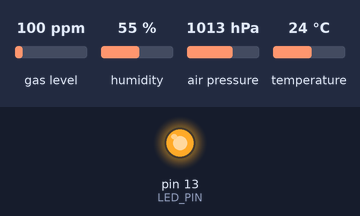
Simulated run of this sketch. Board: Teensy 3. Parts: output pins drawn as LEDs (lit = HIGH). Inputs (shaded band) come from the test bench; at power-on: gas level 100 ppm, humidity 55 %, air pressure 1013 hPa, temperature 24 °C. The local clock reads 2024-03-15 10:24:30 at power-on unless the sketch sets it; storage starts empty; what the sketch prints to the serial monitor is not drawn.

Above: at 0.1 s.
At 0.6 s:
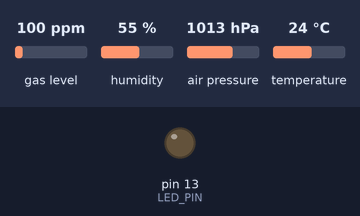
Timing chart, 0 to 2.1 s (numbered marks = the images above):
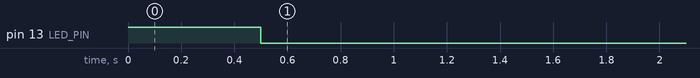

The sketch:

Teensy_BME680_Phantoms.ino
```cpp
#include <TimeLib.h>
#include <SPI.h>
#include <SD.h>
#include <Wire.h>
#include <Adafruit_Sensor.h>
#include <Adafruit_BME680.h>

// --- Pin Definitions ---
const int LED_PIN = 13;               // Onboard LED (flashes during SD writes)
const int SD_CS_PIN = BUILTIN_SDCARD; // Built-in micro-SD slot on Teensy 3.5

// --- BME680 Object ---
Adafruit_BME680 bme;

// --- Data Log Structure & RAM Buffer ---
struct LogEntry {
  time_t timestamp;
  float temperature;
  float humidity;
  float pressure;
  float gasResistance; // Logged locally on SD card as kOhms
  bool isEvent;
};

const int BUFFER_SIZE = 20;           // Holds records in RAM before flushing
LogEntry logBuffer[BUFFER_SIZE];
int bufferCount = 0;

unsigned long lastFlushTime = 0;
const unsigned long FLUSH_INTERVAL = 600000; // 10 minutes in milliseconds

// --- Sampling Intervals & Burst Mode Configuration ---
const unsigned long BASELINE_INTERVAL = 15000; // 15 seconds normal rate
const unsigned long BURST_INTERVAL = 2000;     // 2 seconds high-frequency rate during events
const unsigned long BURST_DURATION = 30000;    // Stay in burst mode for 30 seconds after an event

unsigned long currentSampleInterval = BASELINE_INTERVAL;
unsigned long burstStartTime = 0;
bool inBurstMode = false;

// Event tracking baselines
float baselinePressure = 0;
float lastHumidity = 0;
bool pressureInitialized = false;

// --- Function Prototypes ---
void printDateTime(Print &out, time_t t);
void flushBufferToSD();
time_t getTeensy3Time();

void setup() {
  // Open serial channel at the high speed required by your Python parser
  Serial.begin(115200);

  // Flash status lights to signal setup starting
  pinMode(LED_PIN, OUTPUT);
  digitalWrite(LED_PIN, HIGH);
  delay(500);
  digitalWrite(LED_PIN, LOW);

  // Initialize SD Card
  if (SD.begin(SD_CS_PIN)) {
    // Create CSV header if file doesn't already exist
    if (!SD.exists("datalog.csv")) {
      File dataFile = SD.open("datalog.csv", FILE_WRITE);
      if (dataFile) {
        dataFile.println("DateTime,Temp_C,Humidity_%,Pressure_hPa,Gas_KOhms,Event");
        dataFile.close();
      }
    }
  }

  // Initialize BME680 Sensor (Attempts standard I2C addresses)
  if (bme.begin(0x76) || bme.begin(0x77)) {
    // Oversampling optimized to give low-latency reads for continuous audio curves
    bme.setTemperatureOversampling(BME680_OS_2X);
    bme.setHumidityOversampling(BME680_OS_2X);
    bme.setPressureOversampling(BME680_OS_4X);
    bme.setIIRFilterSize(BME680_FILTER_SIZE_3);
    bme.setGasHeater(320, 100); // Efficient heating parameters for 20Hz stability
  }

  // Sync internal hardware RTC time
  setSyncProvider(getTeensy3Time);

  lastFlushTime = millis();
}

void loop() {
  // 1. Handle Burst Mode Expiration Timer
  if (inBurstMode && (millis() - burstStartTime >= BURST_DURATION)) {
    inBurstMode = false;
    currentSampleInterval = BASELINE_INTERVAL;

    // Flush any remaining data to SD when returning to baseline
    flushBufferToSD();
  }

  // 2. High-Speed Serial Pipeline for Python Sound Engine (20Hz / Every 50ms)
  static unsigned long lastSerialStreamTime = 0;
  if (millis() - lastSerialStreamTime >= 50) {
    lastSerialStreamTime = millis();

    if (bme.performReading()) {
      // Outputs pure raw string format: Temp,Hum,Pres,Gas
      Serial.print(bme.temperature);
      Serial.print(",");
      Serial.print(bme.humidity);
      Serial.print(",");
      Serial.print(bme.pressure / 100.0); // Convert Pa to hPa matching Python logic
      Serial.print(",");
      Serial.println(bme.gas_resistance); // Raw Ohms (Ω) required for dynamic FM crunch mapping
    }
  }

  // 3. Local Micro-SD Card Logging & Buffered Event Logic (Background Layer)
  static unsigned long lastSampleTime = 0;
  if (millis() - lastSampleTime >= currentSampleInterval) {
    lastSampleTime = millis();

    float temp = bme.temperature;
    float hum = bme.humidity;
    float pres = bme.pressure / 100.0;
    float gas_kohm = bme.gas_resistance / 1000.0; // Scaled to kOhms purely for clean SD file sizes
    time_t currentTime = now();

    // Event Detection Logic
    bool eventDetected = false;
    if (!pressureInitialized) {
      baselinePressure = pres;
      lastHumidity = hum;
      pressureInitialized = true;
    } else {
      // Internal triggers check sharp jumps
      if ((baselinePressure - pres > 1.5) || (gas_kohm < 12.0) || (hum - lastHumidity > 10.0)) {
        eventDetected = true;
      }
      baselinePressure = (baselinePressure * 0.98) + (pres * 0.02); // Rolling baseline tracking
    }
    lastHumidity = hum;

    // Handle initial transition to high-speed burst saving upon sensor shock
    bool freshEvent = false;
    if (eventDetected && !inBurstMode) {
      inBurstMode = true;
      burstStartTime = millis();
      currentSampleInterval = BURST_INTERVAL;
      freshEvent = true;
    }

    // Push new matrix record into local RAM buffer array
    logBuffer[bufferCount] = {currentTime, temp, hum, pres, gas_kohm, eventDetected};
    bufferCount++;

    // Flush to SD card if buffer limits, timeouts, or fresh shock events occur
    if (bufferCount >= BUFFER_SIZE || freshEvent || (millis() - lastFlushTime >= FLUSH_INTERVAL)) {
      flushBufferToSD();
    }
  }
}

// --- Helper Functions ---

// Universal DateTime Formatter for SD Card Row Entries
void printDateTime(Print &out, time_t t) {
  out.print(year(t)); out.print(F("-"));
  if (month(t) < 10) out.print('0');
  out.print(month(t)); out.print(F("-"));
  if (day(t) < 10) out.print('0');
  out.print(day(t)); out.print(F(" "));
  if (hour(t) < 10) out.print('0');
  out.print(hour(t)); out.print(F(":"));
  if (minute(t) < 10) out.print('0');
  out.print(minute(t)); out.print(F(":"));
  if (second(t) < 10) out.print('0');
  out.print(second(t));
}

// Writes current RAM buffer block to physical micro-SD slot
void flushBufferToSD() {
  if (bufferCount == 0) return;

  // Visual Confirmation: Blink internal LED 3 times quickly during physical write
  for (int i = 0; i < 3; i++) {
    digitalWrite(LED_PIN, HIGH);
    delay(30);
    digitalWrite(LED_PIN, LOW);
    delay(30);
  }

  File dataFile = SD.open("datalog.csv", FILE_WRITE);
  if (dataFile) {
    for (int i = 0; i < bufferCount; i++) {
      printDateTime(dataFile, logBuffer[i].timestamp);
      dataFile.print(F(","));
      dataFile.print(logBuffer[i].temperature); dataFile.print(",");
      dataFile.print(logBuffer[i].humidity); dataFile.print(",");
      dataFile.print(logBuffer[i].pressure); dataFile.print(",");
      dataFile.print(logBuffer[i].gasResistance); dataFile.print(",");
      dataFile.println(logBuffer[i].isEvent ? "1" : "0");
    }
    dataFile.close();
  }

  // Clear indexing limits and restart interval clock
  bufferCount = 0;
  lastFlushTime = millis();
}

// Pulls internal timestamp value from the Teensy 3.5 hardware clock registers
time_t getTeensy3Time() {
  return Teensy3Clock.get();
}
```
